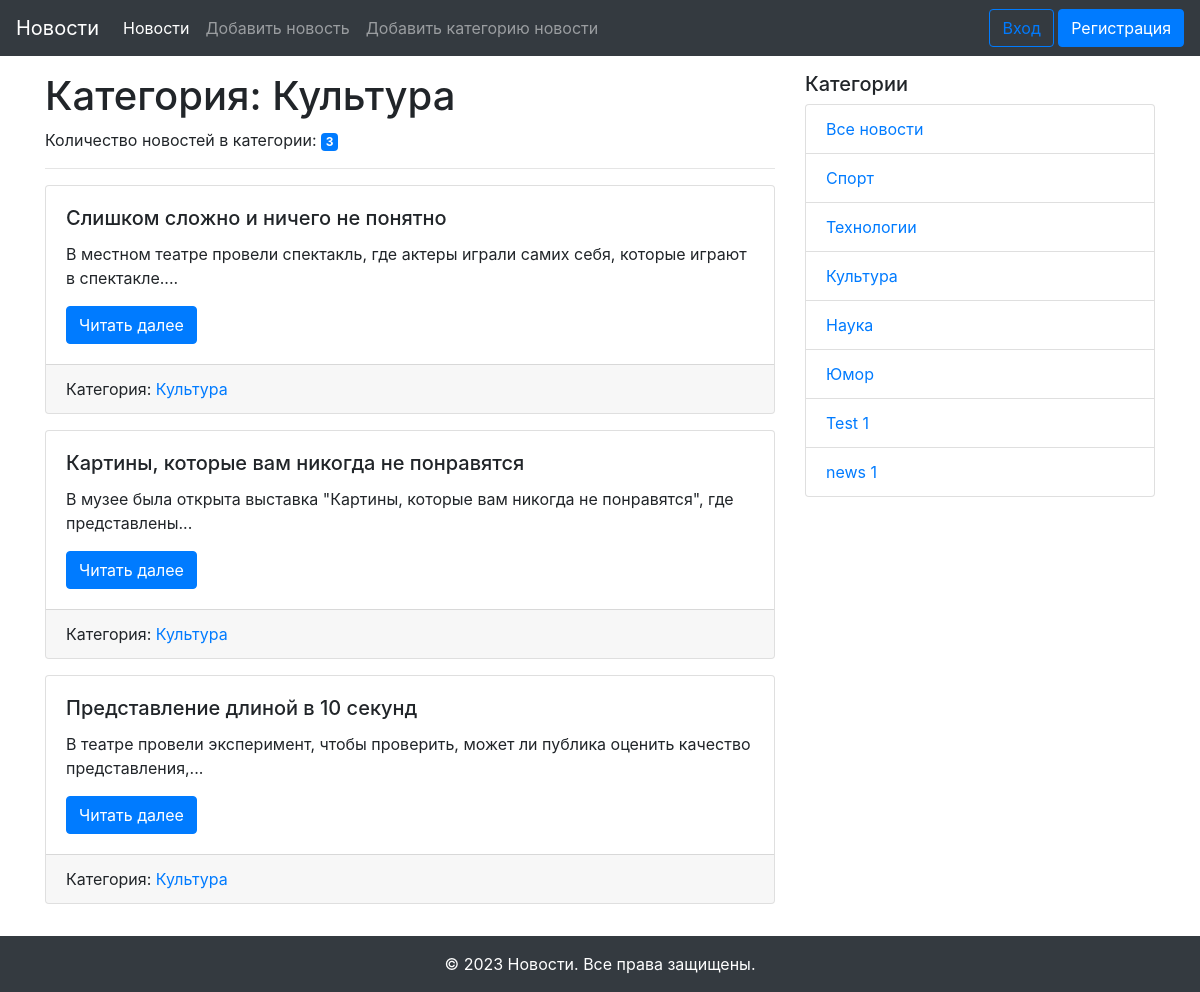
The page /category/3 on the database its author committed.
### models.py (models this page shows, shortened)
class Category(db.Model):
    id = db.Column(db.Integer, primary_key=True)
    title = db.Column(db.String(255), nullable=False)
    news = db.relationship('News', back_populates='category')

class News(db.Model):
    id = db.Column(db.Integer, primary_key=True)
    title = db.Column(db.String(255), unique=True, nullable=False)
    text = db.Column(db.Text, nullable=False)
    created_date = db.Column(db.DateTime, default=datetime.now())
    category_id = db.Column(db.Integer, db.ForeignKey('category.id'), nullable=True)
    category = db.relationship('Category', back_populates='news')
    user_id = db.Column(db.Integer, db.ForeignKey('user.id'))
    user = db.relationship('User', back_populates='news')

### views.py (the view)
@app.route('/category/<int:id>')
def news_in_category(id):
    category = Category.query.get(id)
    news = category.news
    category_name = category.title
    categories = Category.query.all()
    return render_template('category.html',
                           news=news,
                           category_name=category_name,
                           categories=categories)

### templates/category.html (shortened to what this page needs)
{% extends "base.html" %}
{% block content %}
  <h1>Категория: {{ category_name }}</h1>
  <p>Количество новостей в категории: <span class="badge badge-primary">{{ news|length }}</span></p>
  <hr>
  {% for news in news %}
  <div class="card mb-3">
    <div class="card-body">
      <h5 class="card-title">{{ news.title }}</h5>
      <p class="card-text">{{ news.text|truncate(100) }}</p>
      <a href="{{ url_for('news_detail', id=news.id) }}" class="btn btn-primary">Читать далее</a>
    </div>
    <div class="card-footer">
      {% if news.category %}
        <span class="card-link">Категория: <a href="{{ url_for('news_in_category', id=news.category.id) }}">{{ news.category.title }}</a></span>
      {% endif %}
    </div>
  </div>
  {% else %}
  <p class="card-text">Новостей пока нет!</p>
  {% endfor %}
{% endblock content %}

### templates/side_navigation.html
<div class="col-md-4">
    <h5>Категории</h5>
    <ul class="list-group">
        <li class="list-group-item"><a href="{{ url_for('index') }}">Все новости</a></li>
        {% for category in categories %}
        <li class="list-group-item"><a href="{{ url_for('news_in_category', id=category.id) }}">{{ category.title }}</a>
        </li>
        {% endfor %}
    </ul>
</div>

### rows shown on the page
Category: title "Культура"
News: title "Слишком сложно и ничего не понятно", text "В местном театре провели спектакль, где актеры играли самих себя, которые играют в спектакле....", category "Культура"
News: title "Картины, которые вам никогда не понравятся", text "В музее была открыта выставка \"Картины, которые вам никогда не понравятся\", где представлены...", category "Культура"
News: title "Представление длиной в 10 секунд", text "В театре провели эксперимент, чтобы проверить, может ли публика оценить качество представления,...", category "Культура"
Category: title "Спорт"
Category: title "Технологии"
Category: title "Наука"
Category: title "Юмор"
Category: title "Test 1"
Category: title "news 1"

### other values the page prints
{{ news|length }} "3"
